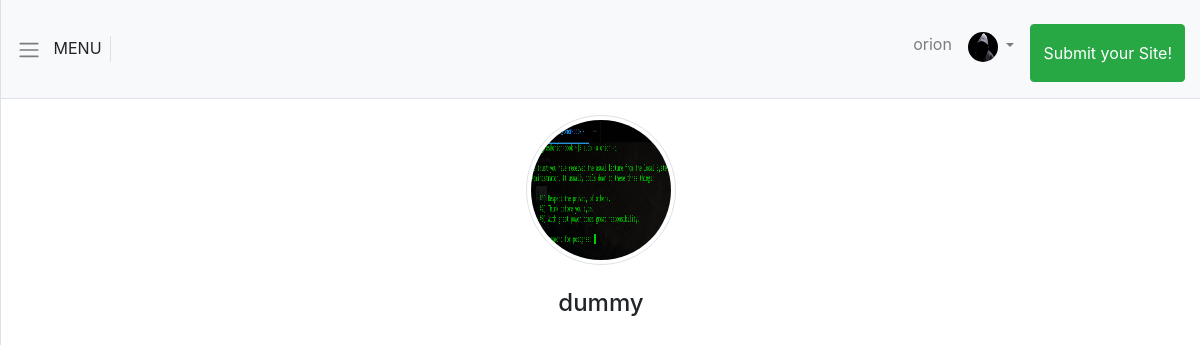
Page /accounts/user/5 (signed in) on the committed database.
### accounts/models.py (models this page shows, shortened)
class CustomUser(AbstractUser):
    avatar = models.ImageField(upload_to='avatars', default='default_avatar.jpg')
    bio = models.CharField(max_length=500, null=True, blank=True)
    telephone = models.CharField(max_length=13, blank=True, null=True)
    def __str__(self):
        return self.username

### accounts/views.py (the view)
# urls.py: path('user/<int:pk>', UserDetailView.as_view(), name='profile'),
class UserDetailView(DetailView):
    model = CustomUser
    template_name = 'profile.html'

### templates/profile.html
{% extends 'base.html' %}
{% block content%}
<div class="profile_details my-3">
    <img src="{{object.avatar.url}}" alt="{{object}}" class="img-thumbnail profile_avatar">
    <div class="my-4">
        <h4>{{object.username}}</h4>
    </div>
</div>
{% endblock content%}

### templates/navbar.html (shortened to what this page needs)
<nav class="navbar navbar-expand-lg navbar-light bg-light border-bottom p-3 my_navbar">
    <div style="cursor: pointer; height: 100%;" id='menu-toggle' class="border-right">
        <span class="navbar-toggler-icon"></span>
        <span class="px-2">MENU</span>
    </div>
    <div class="collapse navbar-collapse" id="navbarSupportedContent">
        <ul class="navbar-nav ml-auto mt-2">
            {% if user.is_authenticated%}
            <li class="nav-item">
                <a class="nav-link" href="{%url 'profile' user.id%}">{{user.username}}</a>
            </li>
            <li class="nav-item dropdown">
                <a class="nav-link dropdown-toggle" href="#" id="navbarDropdown" role="button" data-toggle="dropdown"
                    aria-haspopup="true" aria-expanded="false">
                    <img src="{{user.avatar.url}}" alt="user.username" class="navbar_avatar">
                </a>
            </li>
            <li>
                <a class="btn btn-success btn-large h-100 py-3 ml-2" href="{% url 'add_site' %}">Submit your Site!</a>
            </li>
            {% else %}
            <li class="nav-item">
                <a class="nav-link" href="{% url 'login' %}">REGISTER/LOGIN</a>
            </li>
            {% endif %}
        </ul>
    </div>
</nav>

### static/css/simple-sidebar.css (style rules this page uses)
body { overflow-x: hidden; }

### static/css/main.css (style rules this page uses)
.profile_details { display:flex; flex-direction: column; justify-content: center; align-items: center; }
.profile_avatar { height: 150px; width:150px; border-radius: 50%; }
.navbar_avatar { width:30px; height:30px; border-radius: 50%; }

### rows in the picture
CustomUser: username "orion", avatar (placeholder picture)
CustomUser: avatar (picture), username "dummy"
